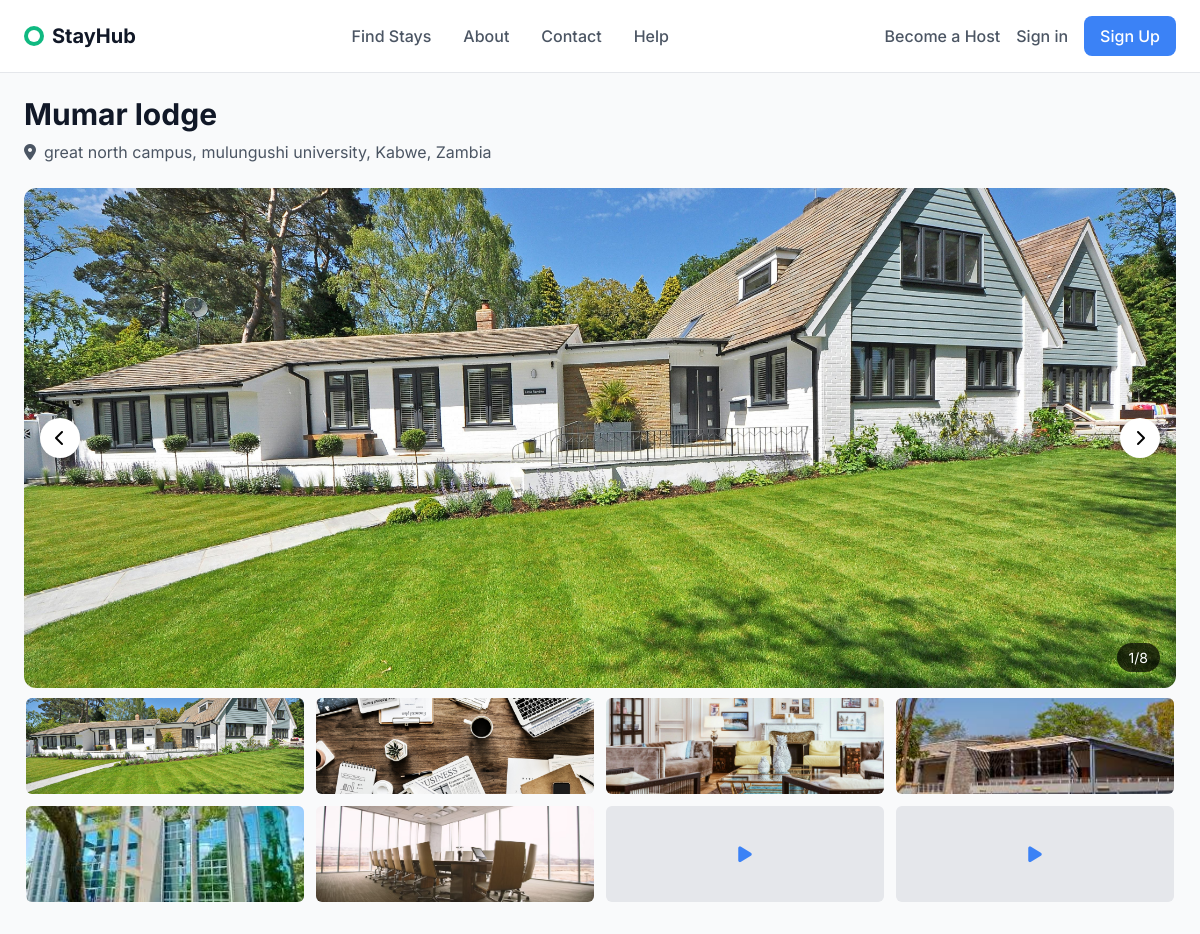
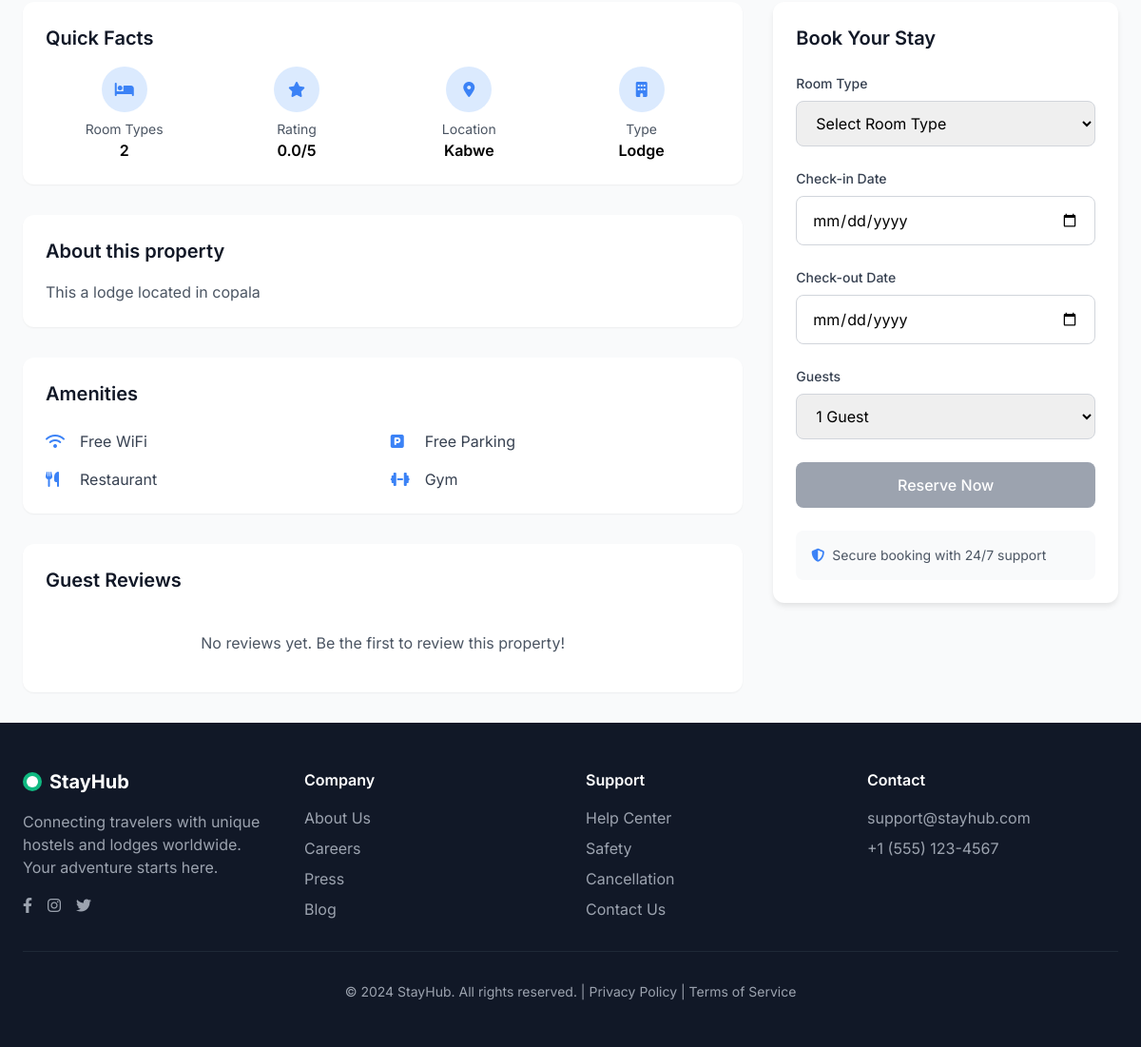
/1/, run on the app's committed database (2 pictures, top to bottom).
### properties/models.py (models this page shows, shortened)
class Property(models.Model):
    PROPERTY_TYPES = (
        ('hotel', 'Hotel'),
        ('lodge', 'Lodge'),
        ('motel', 'Motel'),
        ('guesthouse', 'Guest House'),
    )
    owner = models.ForeignKey(User, on_delete=models.CASCADE)
    name = models.CharField(max_length=200)
    property_type = models.CharField(max_length=20, choices=PROPERTY_TYPES)
    description = models.TextField()
    address = models.TextField()
    city = models.CharField(max_length=100)
    state = models.CharField(max_length=100)
    country = models.CharField(max_length=100)
    postal_code = models.CharField(max_length=20)
    latitude = models.DecimalField(max_digits=9, decimal_places=6, null=True, blank=True)
    longitude = models.DecimalField(max_digits=9, decimal_places=6, null=True, blank=True)
    wifi = models.BooleanField(default=False)
    parking = models.BooleanField(default=False)
    restaurant = models.BooleanField(default=False)
    gym = models.BooleanField(default=False)
    pool = models.BooleanField(default=False)
    spa = models.BooleanField(default=False)
    pets_allowed = models.BooleanField(default=False)
    phone = models.CharField(max_length=15)
    email = models.EmailField()
    website = models.URLField(blank=True)
    is_active = models.BooleanField(default=True)
    is_featured = models.BooleanField(default=False)
    created_at = models.DateTimeField(auto_now_add=True)
    updated_at = models.DateTimeField(auto_now=True)
    """@property
    def min_price(self):
        rooms = self.room_set.all()
        if rooms:
            return min(room.price_per_night for room in rooms)
        return 0"""

### properties/views.py (the view)
# urls.py: path('<int:pk>/', PropertyDetailView.as_view(), name='property_detail'),
class PropertyDetailView(DetailView):
    model = Property
    template_name = 'properties/property_detail.html'
    context_object_name = 'property'
    def get_context_data(self, **kwargs):
        context = super().get_context_data(**kwargs)
        context['rooms'] = self.object.room_set.filter(is_available=True)
        context['reviews'] = self.object.reviews.all().order_by('-created_at')
        context['avg_rating'] = self.object.reviews.aggregate(Avg('rating'))['rating__avg']
        room_types = self.object.room_set.filter(is_available=True).values(
            'room_type', 'name'
        ).distinct()
        context['room_types'] = room_types
        today = timezone.now().date()
        next_month = today + timedelta(days=60)
        context['calendar_start'] = today
        context['calendar_end'] = next_month
        return context

### templates/properties/property_detail.html (shortened to what this page needs)
{% extends "base.html" %}
{% load static %}
{% block content %}
<div class="max-w-7xl mx-auto px-6 py-8">
    <div class="mb-6">
        <h1 class="text-3xl font-bold text-gray-900 mb-2">{{ property.name }}</h1>
        <div class="flex items-center gap-4 text-gray-600">
            <div class="flex items-center">
                <i class="fas fa-map-marker-alt mr-2"></i>
                <span>{{ property.address }}, {{ property.city }}, {{ property.country }}</span>
            </div>
        </div>
    </div>
    <div class="gallery-container mb-8" x-data="{
        currentIndex: 0,
        mediaItems: [
            {% for image in property.images.all %}
                { type: 'image', url: '{{ image.image.url }}', id: {{ forloop.counter }} },
            {% endfor %}
            {% for video in property.videos.all %}
                {
                    type: 'video',
                    url: '{% if video.youtube_link %}https://www.youtube.com/embed/{{ video.youtube_id }}{% else %}{{ video.video.url }}{% endif %}',
                    id: {{ forloop.counter|add:property.images.count }},
                    isYouTube: {% if video.youtube_link %}true{% else %}false{% endif %}
                },
            {% endfor %}
        ],
        get totalMedia() {
            return this.mediaItems.length;
        },
        get currentMedia() {
            return this.mediaItems[this.currentIndex];
        },
        next() {
            this.currentIndex = (this.currentIndex + 1) % this.totalMedia;
        },
        prev() {
            this.currentIndex = (this.currentIndex - 1 + this.totalMedia) % this.totalMedia;
        },
        goTo(index) {
            this.currentIndex = index;
        }
    }">
        <div class="main-media">
            <template x-if="currentMedia.type === 'image'">
                <img :src="currentMedia.url" :alt="'{{ property.name }} image ' + (currentIndex + 1)" class="w-full h-full object-cover">
            </template>
            <div class="media-nav" x-show="totalMedia > 1">
                <button @click="prev()" class="nav-btn">
                    <i class="fas fa-chevron-left"></i>
                </button>
                <button @click="next()" class="nav-btn">
                    <i class="fas fa-chevron-right"></i>
                </button>
            </div>
            <div class="media-counter" x-show="totalMedia > 1">
                <span x-text="currentIndex + 1"></span>/<span x-text="totalMedia"></span>
            </div>
        </div>
        <div class="media-thumbnails" x-show="totalMedia > 1">
            <template x-for="(media, index) in mediaItems" :key="media.id">
                <div
                    @click="goTo(index)"
                    :class="['thumbnail', {
                        'active': currentIndex === index,
                        'video': media.type === 'video'
                    }]"
                >
                    <template x-if="media.type === 'image'">
                        <img :src="media.url" :alt="'Thumbnail ' + (index + 1)">
                    </template>
                    <template x-if="media.type === 'video'">
                        <div class="w-full h-full bg-gray-200 flex items-center justify-center">
                            <i class="fas fa-play text-primary-500 text-lg"></i>
                        </div>
                    </template>
                </div>
            </template>
        </div>
    </div>
    <div class="grid grid-cols-1 lg:grid-cols-3 gap-8">
        <div class="lg:col-span-2">
            <div class="bg-white rounded-xl shadow-sm p-6 mb-8">
                <h2 class="text-xl font-semibold text-gray-900 mb-4">Quick Facts</h2>
                <div class="grid grid-cols-2 md:grid-cols-4 gap-4">
                    <div class="text-center">
                        <div class="w-12 h-12 bg-primary-100 rounded-full flex items-center justify-center mx-auto mb-2">
                            <i class="fas fa-bed text-primary-500"></i>
                        </div>
                        <p class="text-sm text-gray-600">Room Types</p>
                        <p class="font-semibold">{{ room_types|length }}</p>
                    </div>
                    <div class="text-center">
                        <div class="w-12 h-12 bg-primary-100 rounded-full flex items-center justify-center mx-auto mb-2">
                            <i class="fas fa-star text-primary-500"></i>
                        </div>
                        <p class="text-sm text-gray-600">Rating</p>
                        <p class="font-semibold">{{ avg_rating|default:"0.0" }}/5</p>
                    </div>
                    <div class="text-center">
                        <div class="w-12 h-12 bg-primary-100 rounded-full flex items-center justify-center mx-auto mb-2">
                            <i class="fas fa-map-marker-alt text-primary-500"></i>
                        </div>
                        <p class="text-sm text-gray-600">Location</p>
                        <p class="font-semibold">{{ property.city }}</p>
                    </div>
                    <div class="text-center">
                        <div class="w-12 h-12 bg-primary-100 rounded-full flex items-center justify-center mx-auto mb-2">
                            <i class="fas fa-building text-primary-500"></i>
                        </div>
                        <p class="text-sm text-gray-600">Type</p>
                        <p class="font-semibold">{{ property.get_property_type_display }}</p>
                    </div>
                </div>
            </div>
            <div class="bg-white rounded-xl shadow-sm p-6 mb-8">
                <h2 class="text-xl font-semibold text-gray-900 mb-4">About this property</h2>
                <p class="text-gray-600 leading-relaxed">{{ property.description }}</p>
            </div>
            <div class="bg-white rounded-xl shadow-sm p-6 mb-8">
                <h2 class="text-xl font-semibold text-gray-900 mb-6">Amenities</h2>
                <div class="grid grid-cols-1 md:grid-cols-2 gap-4">
                    {% if property.wifi %}
                        <div class="flex items-center">
                            <i class="fas fa-wifi text-primary-500 mr-3 w-6"></i>
                            <span class="text-gray-700">Free WiFi</span>
                        </div>
                    {% endif %}
                    {% if property.parking %}
                        <div class="flex items-center">
                            <i class="fas fa-parking text-primary-500 mr-3 w-6"></i>
                            <span class="text-gray-700">Free Parking</span>
                        </div>
                    {% endif %}
                    {% if property.restaurant %}
                        <div class="flex items-center">
                            <i class="fas fa-utensils text-primary-500 mr-3 w-6"></i>
                            <span class="text-gray-700">Restaurant</span>
                        </div>
                    {% endif %}
                    {% if property.gym %}
                        <div class="flex items-center">
                            <i class="fas fa-dumbbell text-primary-500 mr-3 w-6"></i>
                            <span class="text-gray-700">Gym</span>
                        </div>
                    {% endif %}
                </div>
            </div>
            <div class="bg-white rounded-xl shadow-sm p-6">
                <h2 class="text-xl font-semibold text-gray-900 mb-6">Guest Reviews</h2>
                {% if reviews %}
                    <div class="space-y-6">
                        {% for review in reviews %}
                            <div class="border-b border-gray-200 pb-6 last:border-b-0">
                                <div class="flex items-center mb-3">
                                    <div class="w-10 h-10 bg-gray-200 rounded-full overflow-hidden mr-3">
                                        {% if review.user.profile_picture %}
                                            <img src="{{ review.user.profile_picture.url }}" alt="{{ review.user.get_full_name }}" class="w-full h-full object-cover">
                                        {% else %}
                                            <div class="w-full h-full bg-primary-100 flex items-center justify-center">
                                                <span class="text-primary-600 font-semibold">{{ review.user.get_full_name|default:review.user.username|first|upper }}</span>
                                            </div>
                                        {% endif %}
                                    </div>
                                    <div>
                                        <h4 class="font-semibold text-gray-900">{{ review.user.get_full_name|default:review.user.username }}</h4>
                                        <div class="flex items-center text-sm text-yellow-400">
                                            {% for i in "12345" %}
                                                {% if forloop.counter <= review.rating %}
                                                    <i class="fas fa-star"></i>
                                                {% else %}
                                                    <i class="far fa-star"></i>
                                                {% endif %}
                                            {% endfor %}
                                            <span class="text-gray-500 ml-2">{{ review.created_at|date:"M d, Y" }}</span>
                                        </div>
                                    </div>
                                </div>
                                <h5 class="font-semibold text-gray-900 mb-2">{{ review.title }}</h5>
                                <p class="text-gray-600">{{ review.comment }}</p>
                            </div>
                        {% endfor %}
                    </div>
                {% else %}
                    <p class="text-gray-600 text-center py-4">No reviews yet. Be the first to review this property!</p>
                {% endif %}
            </div>
        </div>
        <div class="lg:col-span-1">
            <div class="booking-widget sticky top-24" x-data="bookingWidget()">
                <h2 class="text-xl font-semibold text-gray-900 mb-6">Book Your Stay</h2>
                <div class="mb-6">
                    <label class="block text-sm font-medium text-gray-700 mb-2">Room Type</label>
                    <select x-model="selectedRoomType" @change="checkAvailability()" class="w-full px-4 py-3 border border-gray-300 rounded-lg focus:ring-2 focus:ring-primary-500 focus:border-primary-500">
                        <option value="">Select Room Type</option>
                    </select>
                </div>
                <div class="mb-6">
                    <label class="block text-sm font-medium text-gray-700 mb-2">Check-in Date</label>
                    <input type="date" x-model="checkInDate" @change="checkAvailability()" :min="today" class="w-full px-4 py-3 border border-gray-300 rounded-lg focus:ring-2 focus:ring-primary-500 focus:border-primary-500">
                </div>
                <div class="mb-6">
                    <label class="block text-sm font-medium text-gray-700 mb-2">Check-out Date</label>
                    <input type="date" x-model="checkOutDate" @change="checkAvailability()" :min="checkInDate || today" class="w-full px-4 py-3 border border-gray-300 rounded-lg focus:ring-2 focus:ring-primary-500 focus:border-primary-500">
                </div>
                <div class="mb-6">
                    <label class="block text-sm font-medium text-gray-700 mb-2">Guests</label>
                    <select x-model="guests" class="w-full px-4 py-3 border border-gray-300 rounded-lg focus:ring-2 focus:ring-primary-500 focus:border-primary-500">
                        <option value="1">1 Guest</option>
                    </select>
                </div>
                <button
                    x-bind:disabled="availabilityStatus !== 'available'"
                    @click="reserveRoom()"
                    class="w-full bg-primary-500 hover:bg-primary-600 disabled:bg-gray-400 text-white font-medium py-3 px-6 rounded-lg transition-colors"
                >
                    Reserve Now
                </button>
                <div class="mt-6 p-4 bg-gray-50 rounded-lg">
                    <div class="flex items-center text-sm text-gray-600">
                        <i class="fas fa-shield-alt text-primary-500 mr-2"></i>
                        <span>Secure booking with 24/7 support</span>
                    </div>
                </div>
            </div>
        </div>
    </div>
</div>
{% endblock %}

### data on the page
Property: name "Mumar lodge", address "great north campus, mulungushi university", city "Kabwe", country "Zambia", property_type "Lodge", description "This a lodge located in copala"

### other printed values
{{ room_types|length }} "2"
{{ avg_rating|default:"0.0" }} "0.0"
